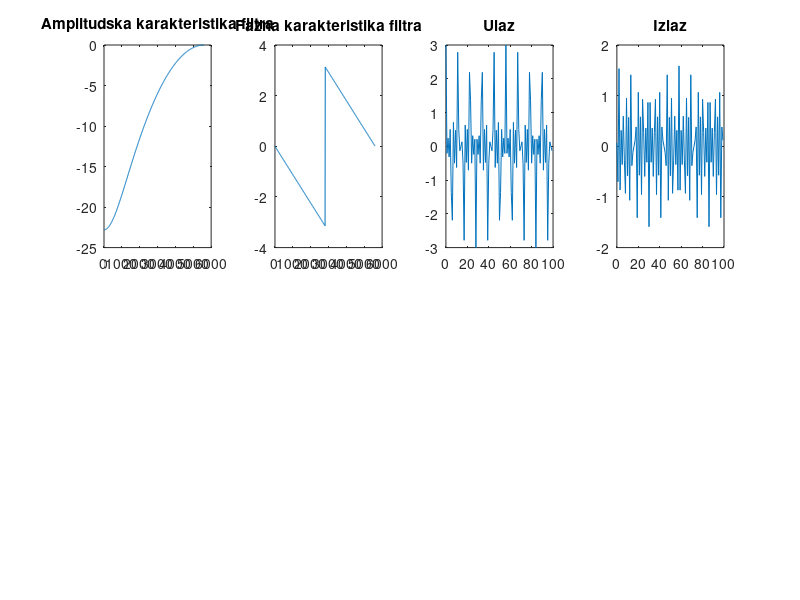

The MATLAB source for this figure: (Note: this script raises an error after producing the figure.)
fsr = 11200
fn = 4000
N = 4
haming = hamming(N+1)
b = fir1(N, fn/ (fsr/2),  'high',haming)
N_fft = 1024
B = fft(b, N_fft)
B_amp = abs(B(1:(N_fft/2)))
B_faza = angle(B(1:(N_fft/2)))
n = 0 : (N_fft/2-1) % 0 - 511
f = n * (fsr/2) / (N_fft /2 - 1)  % 0 - 5600 sa korakom 10.95
subplot(2,4,1), plot(f ,20*log10 (B_amp)), title('Amplitudska karakteristika filtra');
subplot(2,4,2),  plot(f ,B_faza), title('Fazna karakteristika filtra');

n= 0: 99;
x = cos(2 * pi * (1000 / fsr) *n) +   cos(2 * pi * (3000 / fsr) *n)+cos(2 * pi * (5000 / fsr) *n)
y = filter(b, 1, x)
subplot(2,4,3), plot(n, x), title('Ulaz');
xlim([0 100])
subplot(2,4,4), plot(n, y), title('Izlaz');
xlim([0 100])

nule = roots(b)
disp(nule)
%zplane(b)
u_sim = [ n; x]';
n = 0:99;

subplot(2,4,3),  plot(n ,y_sim_dir'), title('Izlaz dir');
greska = y - y_sim_dir';
subplot(2,4,4),  plot(n ,greska), title('greska dir');


subplot(2,4,5),  plot(n ,y_sim_tran'), title('Izlaz tran');
greska = y - y_sim_tran';
subplot(2,4,6),  plot(n ,greska), title('greska');

subplot(2,4,7),  plot(n ,y_sim_kaskada'), title('Izlaz kaskada');
greska = y - y_sim_kaskada';
subplot(2,4,8),  plot(n ,greska), title('greska');

struct.mode = 'fixed'
struct.roundmode = 'round'
struct.overflowmode = 'saturate'
struct.format = [12 10]
q10 = quantizer(struct)

struct.mode = 'fixed'
struct.roundmode = 'round'
struct.overflowmode = 'saturate'
struct.format = [6 4]
q4 = quantizer(struct)

b_kvantizovano_10 = quantize(q10, b)
b_kvantizovano_4 = quantize(q4, b)

figure
N_fft = 1024
B_kvantizovano_10 = fft(b_kvantizovano_10, N_fft)
B_amp_kvan_10 = abs(B_kvantizovano_10(1:(N_fft/2)))
B_faza_kvan_10 = angle(B_kvantizovano_10(1:(N_fft/2)))
n = 0 : (N_fft/2-1) % 0 - 511
f = n * (fsr/2) / (N_fft /2 - 1)  % 0 - 5600 sa korakom 10.95
subplot(2,4,1), plot(f ,20*log10 (B_amp_kvan_10)), title('Amplitudska karakteristika kvantizovanog filtra - 10');
subplot(2,4,2),  plot(f ,B_faza_kvan_10), title('Fazna karakteristika kvantizovanog filtra- 10');


N_fft = 1024
B_kvantizovano_4 = fft(b_kvantizovano_4, N_fft)
B_amp_kvan_4 = abs(B_kvantizovano_4(1:(N_fft/2)))
B_faza_kvan_4 = angle(B_kvantizovano_4(1:(N_fft/2)))
n = 0 : (N_fft/2-1) % 0 - 511
f = n * (fsr/2) / (N_fft /2 - 1)  % 0 - 5600 sa korakom 10.95
subplot(2,4,3), plot(f ,20*log10 (B_amp_kvan_4)), title('Amplitudska karakteristika kvantizovanog filtra-4');
subplot(2,4,4),  plot(f ,B_faza_kvan_4), title('Fazna karakteristika kvantizovanog filtra-4');

figure
zplane(b_kvantizovano_4)
figure
zplane(b_kvantizovano_10)

